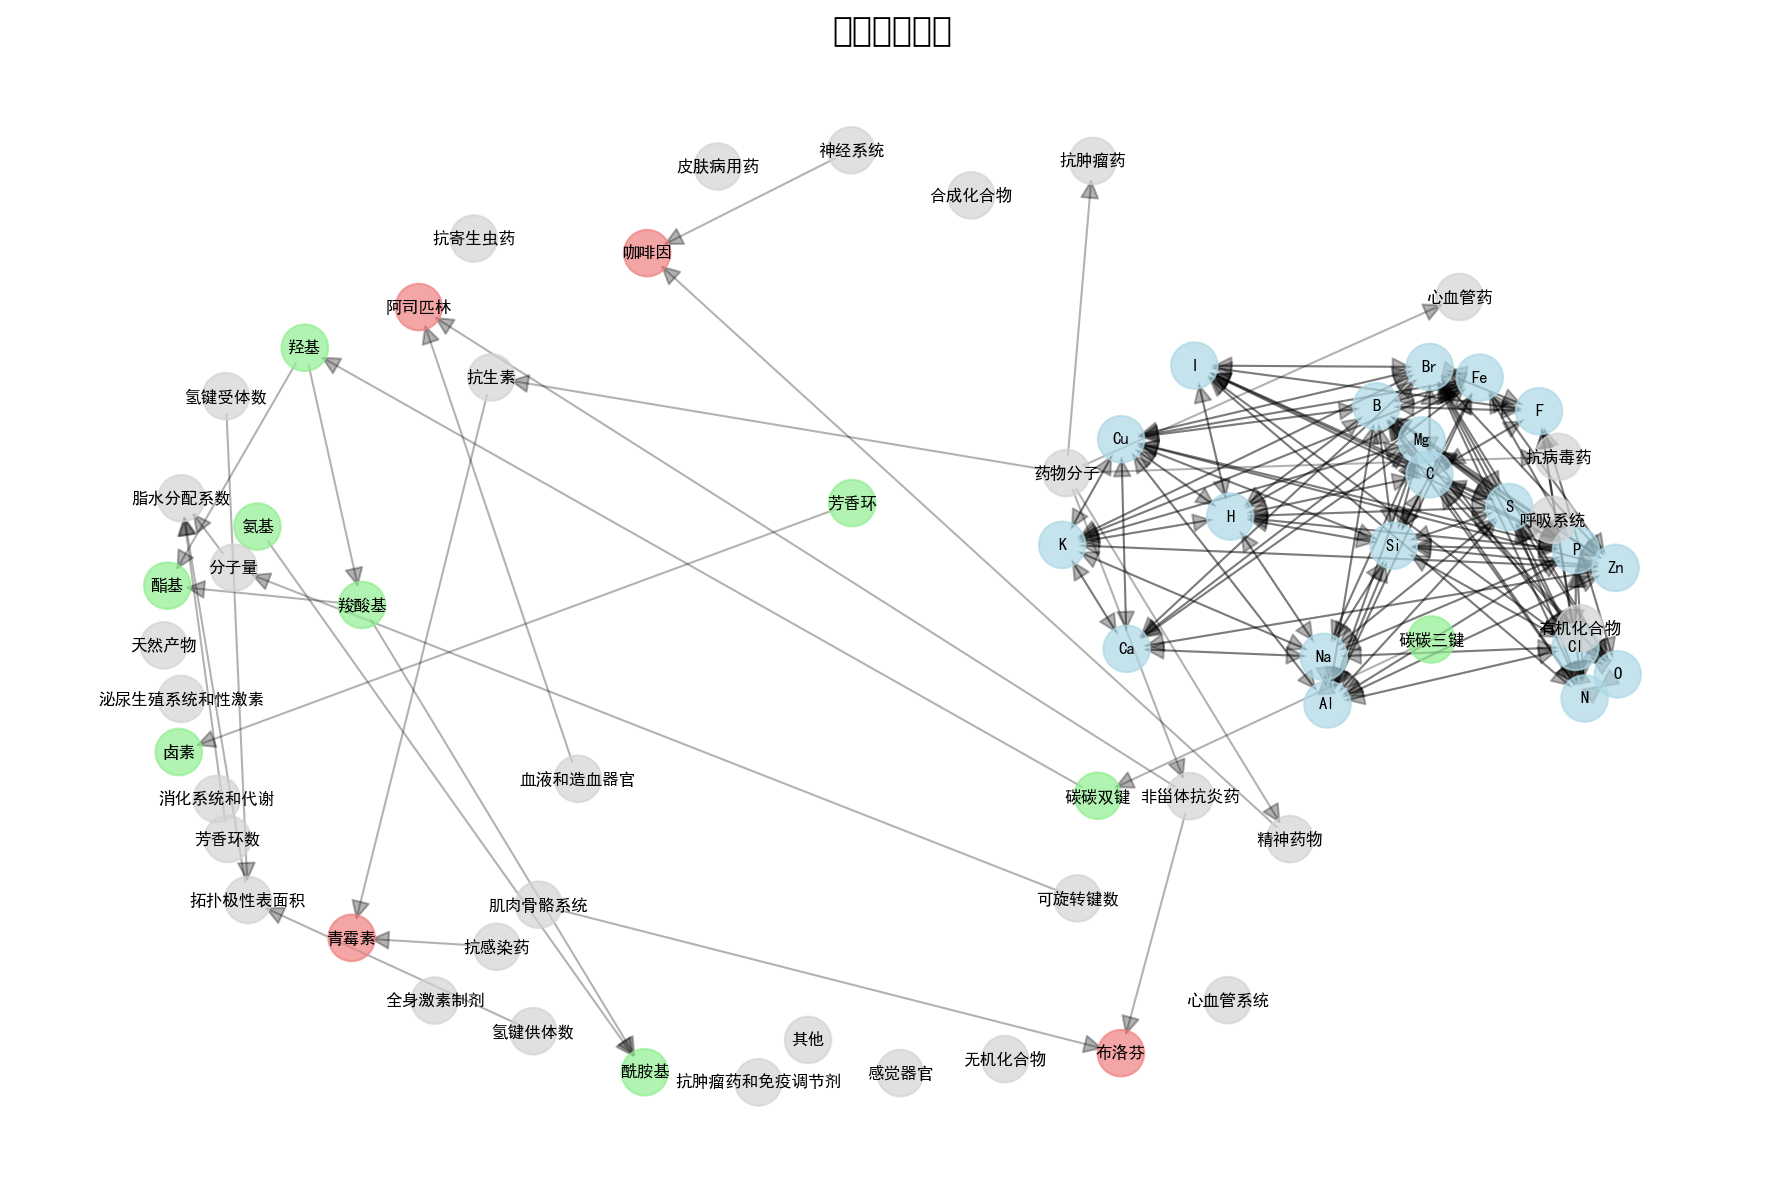

The Python source for this figure:
#!/usr/bin/env python3
# -*- coding: utf-8 -*-
"""
化学知识图谱系统
构建结构化的化学知识网络，实现智能推理和关联推荐

知识图谱包含:
- 元素周期表知识图谱
- 分子分类体系图谱
- 官能团关系图谱
- 药物分类图谱
- 性质关联图谱
"""

import json
import networkx as nx
from collections import defaultdict
import matplotlib.pyplot as plt
import seaborn as sns
from rdkit import Chem
from chemistry_interpreter import ChemicalFormulaInterpreter

class ChemistryKnowledgeGraph:
    """化学知识图谱"""

    def __init__(self):
        self.graph = nx.DiGraph()
        self.interpreter = ChemicalFormulaInterpreter()
        self._build_knowledge_graph()

    def _build_knowledge_graph(self):
        """构建知识图谱"""
        print("🔄 构建化学知识图谱...")

        # 1. 元素周期表知识
        self._build_element_graph()

        # 2. 分子分类体系
        self._build_molecule_classification_graph()

        # 3. 官能团关系网络
        self._build_functional_group_graph()

        # 4. 药物分类体系
        self._build_drug_classification_graph()

        # 5. 性质关联网络
        self._build_property_association_graph()

        print(f"✅ 知识图谱构建完成: {len(self.graph.nodes)} 个节点, {len(self.graph.edges)} 条边")

    def _build_element_graph(self):
        """构建元素周期表知识图谱"""
        print("   📊 构建元素周期表图谱...")

        # 元素基本信息
        elements_data = {
            'H': {'name': '氢', 'atomic_number': 1, 'period': 1, 'group': 1, 'electronegativity': 2.2, 'common_oxidation_states': [1, -1]},
            'C': {'name': '碳', 'atomic_number': 6, 'period': 2, 'group': 14, 'electronegativity': 2.55, 'common_oxidation_states': [4, 2, -4]},
            'N': {'name': '氮', 'atomic_number': 7, 'period': 2, 'group': 15, 'electronegativity': 3.04, 'common_oxidation_states': [5, 3, 2, 1, -3]},
            'O': {'name': '氧', 'atomic_number': 8, 'period': 2, 'group': 16, 'electronegativity': 3.44, 'common_oxidation_states': [2, -2]},
            'F': {'name': '氟', 'atomic_number': 9, 'period': 2, 'group': 17, 'electronegativity': 3.98, 'common_oxidation_states': [-1]},
            'Cl': {'name': '氯', 'atomic_number': 17, 'period': 3, 'group': 17, 'electronegativity': 3.16, 'common_oxidation_states': [7, 5, 3, 1, -1]},
            'Br': {'name': '溴', 'atomic_number': 35, 'period': 4, 'group': 17, 'electronegativity': 2.96, 'common_oxidation_states': [7, 5, 3, 1, -1]},
            'I': {'name': '碘', 'atomic_number': 53, 'period': 5, 'group': 17, 'electronegativity': 2.66, 'common_oxidation_states': [7, 5, 3, 1, -1]},
            'S': {'name': '硫', 'atomic_number': 16, 'period': 3, 'group': 16, 'electronegativity': 2.58, 'common_oxidation_states': [6, 4, 2, -2]},
            'P': {'name': '磷', 'atomic_number': 15, 'period': 3, 'group': 15, 'electronegativity': 2.19, 'common_oxidation_states': [5, 3, -3]},
            'Na': {'name': '钠', 'atomic_number': 11, 'period': 3, 'group': 1, 'electronegativity': 0.93, 'common_oxidation_states': [1]},
            'K': {'name': '钾', 'atomic_number': 19, 'period': 4, 'group': 1, 'electronegativity': 0.82, 'common_oxidation_states': [1]},
            'Ca': {'name': '钙', 'atomic_number': 20, 'period': 4, 'group': 2, 'electronegativity': 1.00, 'common_oxidation_states': [2]},
            'Mg': {'name': '镁', 'atomic_number': 12, 'period': 3, 'group': 2, 'electronegativity': 1.31, 'common_oxidation_states': [2]},
            'Fe': {'name': '铁', 'atomic_number': 26, 'period': 4, 'group': 8, 'electronegativity': 1.83, 'common_oxidation_states': [3, 2]},
            'Cu': {'name': '铜', 'atomic_number': 29, 'period': 4, 'group': 11, 'electronegativity': 1.90, 'common_oxidation_states': [2, 1]},
            'Zn': {'name': '锌', 'atomic_number': 30, 'period': 4, 'group': 12, 'electronegativity': 1.65, 'common_oxidation_states': [2]},
            'Al': {'name': '铝', 'atomic_number': 13, 'period': 3, 'group': 13, 'electronegativity': 1.61, 'common_oxidation_states': [3]},
            'Si': {'name': '硅', 'atomic_number': 14, 'period': 3, 'group': 14, 'electronegativity': 1.90, 'common_oxidation_states': [4]},
            'B': {'name': '硼', 'atomic_number': 5, 'period': 2, 'group': 13, 'electronegativity': 2.04, 'common_oxidation_states': [3]}
        }

        # 添加元素节点
        for symbol, data in elements_data.items():
            self.graph.add_node(f"element_{symbol}",
                              type="element",
                              symbol=symbol,
                              **data)

        # 添加元素间关系
        for symbol1 in elements_data:
            for symbol2 in elements_data:
                if symbol1 != symbol2:
                    # 电负性关系
                    en1 = elements_data[symbol1]['electronegativity']
                    en2 = elements_data[symbol2]['electronegativity']
                    if abs(en1 - en2) < 0.5:
                        self.graph.add_edge(f"element_{symbol1}", f"element_{symbol2}",
                                          relation="similar_electronegativity",
                                          weight=1-abs(en1-en2))

                    # 周期表位置关系
                    if elements_data[symbol1]['period'] == elements_data[symbol2]['period']:
                        self.graph.add_edge(f"element_{symbol1}", f"element_{symbol2}",
                                          relation="same_period")
                    if elements_data[symbol1]['group'] == elements_data[symbol2]['group']:
                        self.graph.add_edge(f"element_{symbol1}", f"element_{symbol2}",
                                          relation="same_group")

    def _build_molecule_classification_graph(self):
        """构建分子分类体系图谱"""
        print("   🧬 构建分子分类体系图谱...")

        # 分子大类
        molecule_classes = {
            'organic': {'name': '有机化合物', 'description': '含碳化合物'},
            'inorganic': {'name': '无机化合物', 'description': '不含碳或含碳但不含氢的化合物'},
            'drug': {'name': '药物分子', 'description': '具有药理活性的化合物'},
            'natural_product': {'name': '天然产物', 'description': '从生物体中提取的化合物'},
            'synthetic': {'name': '合成化合物', 'description': '人工合成的化合物'}
        }

        # 药物小类
        drug_subclasses = {
            'nsaids': {'name': '非甾体抗炎药', 'parent': 'drug', 'description': '如阿司匹林、布洛芬'},
            'antibiotics': {'name': '抗生素', 'parent': 'drug', 'description': '如青霉素、红霉素'},
            'antiviral': {'name': '抗病毒药', 'parent': 'drug', 'description': '如阿昔洛韦'},
            'antineoplastic': {'name': '抗肿瘤药', 'parent': 'drug', 'description': '如顺铂、多柔比星'},
            'cardiovascular': {'name': '心血管药', 'parent': 'drug', 'description': '如硝酸甘油'},
            'psychoactive': {'name': '精神药物', 'parent': 'drug', 'description': '如咖啡因、吗啡'}
        }

        # 添加分类节点
        for class_id, data in molecule_classes.items():
            self.graph.add_node(f"class_{class_id}",
                              type="molecule_class",
                              class_id=class_id,
                              **data)

        for subclass_id, data in drug_subclasses.items():
            self.graph.add_node(f"class_{subclass_id}",
                              type="molecule_subclass",
                              class_id=subclass_id,
                              **data)
            # 连接到父类
            self.graph.add_edge(f"class_{data['parent']}", f"class_{subclass_id}",
                              relation="has_subclass")

    def _build_functional_group_graph(self):
        """构建官能团关系图谱"""
        print("   ⚗️ 构建官能团关系图谱...")

        functional_groups = {
            'carboxylic_acid': {
                'name': '羧酸基', 'formula': 'COOH', 'reactivity': '酸性',
                'common_reactions': ['酯化', '成盐', '脱羧'], 'polarity': 'high'
            },
            'ester': {
                'name': '酯基', 'formula': 'COOR', 'reactivity': '中等',
                'common_reactions': ['水解', '皂化'], 'polarity': 'medium'
            },
            'amide': {
                'name': '酰胺基', 'formula': 'CONH2', 'reactivity': '低',
                'common_reactions': ['水解'], 'polarity': 'high'
            },
            'alcohol': {
                'name': '羟基', 'formula': 'OH', 'reactivity': '中等',
                'common_reactions': ['酯化', '氧化', '脱水'], 'polarity': 'high'
            },
            'amine': {
                'name': '氨基', 'formula': 'NH2', 'reactivity': '碱性',
                'common_reactions': ['成盐', '酰化'], 'polarity': 'medium'
            },
            'aromatic': {
                'name': '芳香环', 'formula': 'Ar', 'reactivity': '亲电取代',
                'common_reactions': ['硝化', '卤化', '磺化'], 'polarity': 'low'
            },
            'alkene': {
                'name': '碳碳双键', 'formula': 'C=C', 'reactivity': '高',
                'common_reactions': ['加成', '氧化'], 'polarity': 'low'
            },
            'alkyne': {
                'name': '碳碳三键', 'formula': 'C≡C', 'reactivity': '高',
                'common_reactions': ['加成'], 'polarity': 'low'
            },
            'halogen': {
                'name': '卤素', 'formula': 'X', 'reactivity': '亲核取代',
                'common_reactions': ['取代', '消除'], 'polarity': 'medium'
            }
        }

        # 添加官能团节点
        for fg_id, data in functional_groups.items():
            self.graph.add_node(f"fg_{fg_id}",
                              type="functional_group",
                              fg_id=fg_id,
                              **data)

        # 添加官能团间关系
        fg_relations = [
            ('carboxylic_acid', 'ester', 'can_form', '酯化反应'),
            ('carboxylic_acid', 'amide', 'can_form', '酰胺化反应'),
            ('alcohol', 'ester', 'can_form', '酯化反应'),
            ('amine', 'amide', 'can_form', '酰胺化反应'),
            ('alcohol', 'carboxylic_acid', 'related', '羧酸还原'),
            ('aromatic', 'halogen', 'can_react', '卤化反应'),
            ('alkene', 'alcohol', 'can_form', '水合反应'),
            ('alkyne', 'alkene', 'can_reduce', '部分还原')
        ]

        for fg1, fg2, relation, description in fg_relations:
            self.graph.add_edge(f"fg_{fg1}", f"fg_{fg2}",
                              relation=relation,
                              description=description)

    def _build_drug_classification_graph(self):
        """构建药物分类图谱"""
        print("   💊 构建药物分类图谱...")

        # 药物分类体系 (ATC分类)
        drug_categories = {
            'A': {'name': '消化系统和代谢', 'description': '治疗消化和代谢疾病的药物'},
            'B': {'name': '血液和造血器官', 'description': '抗凝血药、造血药等'},
            'C': {'name': '心血管系统', 'description': '心血管疾病治疗药'},
            'D': {'name': '皮肤病用药', 'description': '皮肤病治疗药'},
            'G': {'name': '泌尿生殖系统和性激素', 'description': '泌尿生殖系统药'},
            'H': {'name': '全身激素制剂', 'description': '激素类药物'},
            'J': {'name': '抗感染药', 'description': '抗生素、抗病毒药等'},
            'L': {'name': '抗肿瘤药和免疫调节剂', 'description': '化疗药、免疫抑制剂'},
            'M': {'name': '肌肉骨骼系统', 'description': '风湿病治疗药'},
            'N': {'name': '神经系统', 'description': '中枢神经系统药'},
            'P': {'name': '抗寄生虫药', 'description': '驱虫药等'},
            'R': {'name': '呼吸系统', 'description': '呼吸道疾病治疗药'},
            'S': {'name': '感觉器官', 'description': '眼科、耳鼻喉科药'},
            'V': {'name': '其他', 'description': '其他类别药物'}
        }

        # 添加药物分类节点
        for cat_id, data in drug_categories.items():
            self.graph.add_node(f"drug_cat_{cat_id}",
                              type="drug_category",
                              category_id=cat_id,
                              **data)

        # 具体药物示例
        drug_examples = {
            'aspirin': {'name': '阿司匹林', 'category': 'B', 'class': 'nsaids', 'indication': '抗血小板、抗炎'},
            'ibuprofen': {'name': '布洛芬', 'category': 'M', 'class': 'nsaids', 'indication': '抗炎、镇痛'},
            'caffeine': {'name': '咖啡因', 'category': 'N', 'class': 'psychoactive', 'indication': '中枢兴奋'},
            'penicillin': {'name': '青霉素', 'category': 'J', 'class': 'antibiotics', 'indication': '抗细菌感染'}
        }

        for drug_id, data in drug_examples.items():
            self.graph.add_node(f"drug_{drug_id}",
                              type="drug",
                              drug_id=drug_id,
                              **data)
            # 连接到分类
            self.graph.add_edge(f"drug_cat_{data['category']}", f"drug_{drug_id}",
                              relation="contains")
            self.graph.add_edge(f"class_{data['class']}", f"drug_{drug_id}",
                              relation="instance_of")

    def _build_property_association_graph(self):
        """构建性质关联图谱"""
        print("   🔗 构建性质关联图谱...")

        # 分子性质节点
        properties = {
            'mw': {'name': '分子量', 'unit': 'g/mol', 'type': 'physical', 'description': '分子质量'},
            'logp': {'name': '脂水分配系数', 'unit': 'logP', 'type': 'physicochemical', 'description': '疏水性指标'},
            'tpsa': {'name': '拓扑极性表面积', 'unit': 'Å²', 'type': 'physicochemical', 'description': '分子极性'},
            'hbd': {'name': '氢键供体数', 'unit': '个', 'type': 'structural', 'description': '氢键供体'},
            'hba': {'name': '氢键受体数', 'unit': '个', 'type': 'structural', 'description': '氢键受体'},
            'rotatable_bonds': {'name': '可旋转键数', 'unit': '个', 'type': 'structural', 'description': '分子柔性'},
            'aromatic_rings': {'name': '芳香环数', 'unit': '个', 'type': 'structural', 'description': '芳香性'}
        }

        # 添加性质节点
        for prop_id, data in properties.items():
            self.graph.add_node(f"prop_{prop_id}",
                              prop_id=prop_id,
                              **data)

        # 性质间关联
        property_relations = [
            ('mw', 'logp', 'correlates', '分子量影响脂溶性'),
            ('tpsa', 'logp', 'anti_correlates', '极性与脂溶性负相关'),
            ('hbd', 'tpsa', 'correlates', '氢键供体增加极性'),
            ('hba', 'tpsa', 'correlates', '氢键受体增加极性'),
            ('aromatic_rings', 'logp', 'correlates', '芳香环增加疏水性'),
            ('rotatable_bonds', 'mw', 'correlates', '可旋转键反映分子大小')
        ]

        for prop1, prop2, relation, description in property_relations:
            self.graph.add_edge(f"prop_{prop1}", f"prop_{prop2}",
                              relation=relation,
                              description=description)

    def get_related_concepts(self, concept_type, concept_id, max_depth=2):
        """获取相关概念"""
        start_node = f"{concept_type}_{concept_id}"

        if start_node not in self.graph:
            return []

        # 使用BFS获取相关节点
        related = []
        visited = set()
        queue = [(start_node, 0)]

        while queue:
            node, depth = queue.pop(0)
            if node in visited or depth > max_depth:
                continue

            visited.add(node)
            node_data = self.graph.nodes[node]

            # 只收集不同类型的节点
            if node_data.get('type') != concept_type:
                related.append((node, node_data))

            # 添加邻居节点
            for neighbor in self.graph.neighbors(node):
                if neighbor not in visited:
                    queue.append((neighbor, depth + 1))

        return list(related)

    def explain_molecule_context(self, smiles, molecule_name=""):
        """基于知识图谱解释分子上下文"""
        try:
            mol = Chem.MolFromSmiles(smiles)
            if not mol:
                return None

            # 基本分子信息
            formula = Chem.rdMolDescriptors.CalcMolFormula(mol)
            mw = Chem.Descriptors.MolWt(mol)

            # 化学式分析
            formula_analysis = self.interpreter.explain_formula(formula)

            # 官能团识别
            functional_groups = self.interpreter.identify_functional_groups(mol)

            # 基于知识图谱的智能解释
            context_explanation = {
                'basic_info': {
                    'name': molecule_name,
                    'smiles': smiles,
                    'formula': formula,
                    'molecular_weight': round(mw, 2)
                },
                'formula_analysis': formula_analysis,
                'functional_groups': functional_groups,
                'knowledge_context': {},
                'recommendations': []
            }

            # 元素相关知识
            elements_used = list(formula_analysis['elements'].keys())
            for element in elements_used:
                related = self.get_related_concepts('element', element, max_depth=1)
                if related:
                    context_explanation['knowledge_context'][f'element_{element}'] = related

            # 官能团相关知识
            for fg in functional_groups:
                fg_id = fg['type']
                related = self.get_related_concepts('fg', fg_id, max_depth=1)
                if related:
                    context_explanation['knowledge_context'][f'fg_{fg_id}'] = related

            # 生成智能推荐
            context_explanation['recommendations'] = self._generate_recommendations(context_explanation)

            return context_explanation

        except Exception as e:
            return {'error': str(e)}

    def _generate_recommendations(self, context):
        """基于上下文生成推荐"""
        recommendations = []

        # 基于官能团的反应推荐
        fg_types = [fg['type'] for fg in context['functional_groups']]
        if 'carboxylic_acid' in fg_types:
            recommendations.append({
                'type': 'reaction',
                'title': '酯化反应',
                'description': '羧酸基可以与醇反应生成酯',
                'related_groups': ['carboxylic_acid', 'alcohol']
            })

        if 'aromatic' in fg_types:
            recommendations.append({
                'type': 'reaction',
                'title': '亲电取代反应',
                'description': '芳香环可以进行硝化、卤化等反应',
                'related_groups': ['aromatic']
            })

        # 基于性质的建议
        mw = context['basic_info']['molecular_weight']
        if mw > 500:
            recommendations.append({
                'type': 'property',
                'title': '分子量较大',
                'description': '分子量超过500，可能影响生物利用度',
                'suggestion': '考虑分子简化或增加极性基团'
            })

        # 基于元素组成的建议
        elements = context['formula_analysis']['elements']
        if elements.get('F', {}).get('count', 0) > 5:
            recommendations.append({
                'type': 'toxicity',
                'title': '含氟较多',
                'description': '分子含多个氟原子，可能增加毒性',
                'suggestion': '注意毒性评估'
            })

        return recommendations

    def visualize_knowledge_graph(self, subset=None, figsize=(12, 8)):
        """可视化知识图谱"""
        plt.figure(figsize=figsize)

        if subset:
            subgraph = self.graph.subgraph(subset)
        else:
            subgraph = self.graph

        # 计算节点位置
        pos = nx.spring_layout(subgraph, k=1, iterations=50)

        # 不同类型节点的颜色
        node_colors = []
        for node in subgraph.nodes():
            node_type = subgraph.nodes[node].get('type', 'unknown')
            if node_type == 'element':
                node_colors.append('lightblue')
            elif node_type == 'functional_group':
                node_colors.append('lightgreen')
            elif node_type == 'drug':
                node_colors.append('lightcoral')
            elif node_type.startswith('class'):
                node_colors.append('gold')
            elif node_type.startswith('prop'):
                node_colors.append('violet')
            else:
                node_colors.append('lightgray')

        # 绘制节点
        nx.draw_networkx_nodes(subgraph, pos, node_color=node_colors,
                             node_size=500, alpha=0.7)

        # 绘制边
        nx.draw_networkx_edges(subgraph, pos, alpha=0.3, arrows=True, arrowsize=20)

        # 绘制标签
        labels = {}
        for node in subgraph.nodes():
            node_data = subgraph.nodes[node]
            if node_data.get('type') == 'element':
                labels[node] = node_data.get('symbol', node)
            elif node_data.get('type') == 'functional_group':
                labels[node] = node_data.get('name', node)
            elif node_data.get('type') == 'drug':
                labels[node] = node_data.get('name', node)
            else:
                labels[node] = node_data.get('name', node.split('_')[-1])

        nx.draw_networkx_labels(subgraph, pos, labels, font_size=8, font_family='SimHei')

        plt.title('化学知识图谱', fontsize=16, fontweight='bold')
        plt.axis('off')
        plt.tight_layout()

        return plt.gcf()

    def export_knowledge_graph(self, filename='chemistry_knowledge_graph.json'):
        """导出知识图谱"""
        # 转换为可序列化的格式
        graph_data = {
            'nodes': [],
            'edges': []
        }

        for node, data in self.graph.nodes(data=True):
            graph_data['nodes'].append({
                'id': node,
                'type': data.get('type'),
                'data': data
            })

        for source, target, data in self.graph.edges(data=True):
            graph_data['edges'].append({
                'source': source,
                'target': target,
                'relation': data.get('relation'),
                'data': data
            })

        with open(filename, 'w', encoding='utf-8') as f:
            json.dump(graph_data, f, ensure_ascii=False, indent=2)

        print(f"✅ 知识图谱已导出到: {filename}")

def create_chemistry_knowledge_base():
    """创建化学知识库"""
    kg = ChemistryKnowledgeGraph()

    # 导出知识图谱
    kg.export_knowledge_graph()

    # 可视化示例
    print("📊 生成知识图谱可视化...")
    fig = kg.visualize_knowledge_graph()
    fig.savefig('chemistry_knowledge_graph.png', dpi=150, bbox_inches='tight')
    plt.close()

    return kg

if __name__ == "__main__":
    # 创建化学知识图谱
    print("🧠 构建化学知识图谱系统")
    print("=" * 50)

    kg = create_chemistry_knowledge_base()

    # 测试知识图谱功能
    print("\n🔍 测试知识图谱功能")
    print("-" * 30)

    # 测试分子上下文解释
    test_molecules = [
        ("阿司匹林", "CC(=O)OC1=CC=CC=C1C(=O)O"),
        ("咖啡因", "CN1C=NC2=C1C(=O)N(C(=O)N2C)C")
    ]

    for name, smiles in test_molecules:
        print(f"\n分析分子: {name}")
        context = kg.explain_molecule_context(smiles, name)
        if context and 'error' not in context:
            print(f"  化学式: {context['basic_info']['formula']}")
            print(f"  官能团: {len(context['functional_groups'])} 个")
            print(f"  推荐: {len(context['recommendations'])} 条")
            if context['recommendations']:
                print(f"    示例: {context['recommendations'][0]['title']}")
        else:
            print(f"  分析失败: {context.get('error', '未知错误')}")

    print("\n✅ 化学知识图谱系统构建完成!")
    print("📁 输出文件:")
    print("   • chemistry_knowledge_graph.json - 知识图谱数据")
    print("   • chemistry_knowledge_graph.png - 知识图谱可视化")
